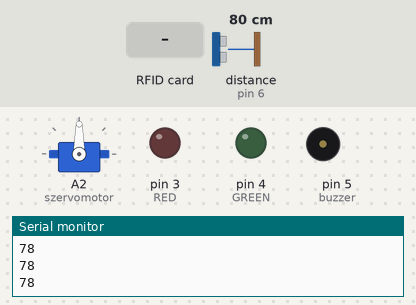
Recording of a sketch running on a simulated Arduino Uno, built with avr-gcc and run on an emulated ATmega328P. Parts: servo, output pins drawn as LEDs (lit = HIGH), buzzer (waves = sounding), the last lines printed to the serial monitor. Wiring (inferred from the names in the program): ultrasonic range finder: trigger pin 7; echo pin 6. The test bench sets the inputs (shaded band); at power-on: distance to the obstacle (sensor on pin 6) 80 cm. The echo pulse lasts 58.3 µs per cm; pins used as bus, display or sensor lines are not drawn.

Above: at 1.2 s.
1.3 s: distance to the obstacle (sensor on pin 6) set to 12 cm
2.8 s: distance to the obstacle (sensor on pin 6) set to 9 cm
At 3.6 s:
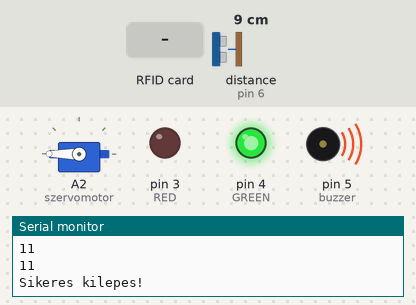
5.9 s: RFID card C3 6F 02 A3 held to the reader
At 9.6 s:
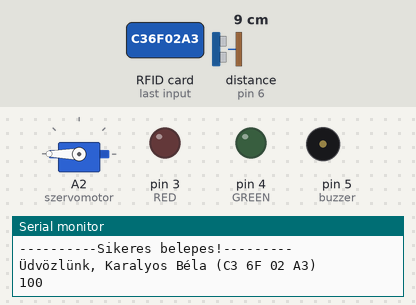
Timing chart, 0 to 15.0 s (numbered marks = the images above; inputs shaded):
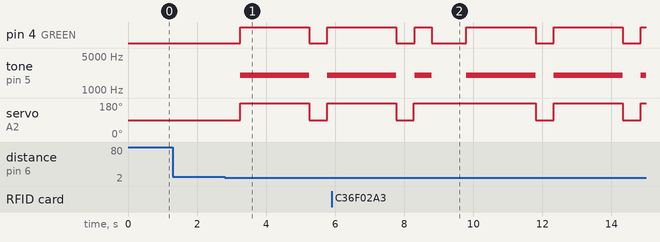

The sketch:

RFID_lock_code.ino
```cpp
#include <SPI.h>
#include <MFRC522.h>
#include <Servo.h>
MFRC522 RFIDMODUL(10, 9);
Servo szervomotor;
const int trigPin = 7, echoPin = 6;
const int RED = 3, GREEN = 4, buzzer = 5;
int pozicio = 0, id = 0, distance;
boolean nyitvaerzekelo = false, nyitva = false;
boolean ujkartya = false, x = false, error = false;
String hexakod = "";
long duration;

char kartyak[3][100] =
{ "C3 6F 02 A3",
  "D0 15 E3 B9",
};

char nevek[3][100] =
{ "Karalyos Béla",
  "Other user",
};

char benn[4] = "000";

void setup() {
  Serial.begin(9600);
  SPI.begin();
  RFIDMODUL.PCD_Init();
  szervomotor.attach(A2);
  pinMode(buzzer, OUTPUT);
  pinMode(GREEN, OUTPUT);
  pinMode(RED, OUTPUT);
  pinMode(trigPin, OUTPUT);
  pinMode(echoPin, INPUT);
}

void loop() {


  if (RFIDMODUL.PICC_IsNewCardPresent())
  {ujkartya = true;}
  if (ujkartya)
  {RFIDMODUL.PICC_ReadCardSerial();}

  if (ujkartya) {
    for (byte i = 0; i < RFIDMODUL.uid.size; i++)
    {
      if (RFIDMODUL.uid.uidByte[i] > 0x10)
      {
        if (x) {
          hexakod.concat(' ');
        }
        x = true;
      }
      else
      {
        hexakod.concat(" 0");
      }
      hexakod.concat(String(RFIDMODUL.uid.uidByte[i], HEX));
    }
  }

  hexakod.toUpperCase();
  for (int j = 0; j < 2; j++)
  {
    if (hexakod == kartyak[j])
    {
      pozicio = j;
      if (benn[pozicio] == '0')
      {
        benn[pozicio] = '1';
      }
      else
      {
        benn[pozicio] = '0';
      }
      nyitva = true;
    }
  }

  if (ujkartya)
    if (!nyitva)
      error = true;

  digitalWrite(trigPin, LOW);
  delayMicroseconds(2);
  digitalWrite(trigPin, HIGH);
  delayMicroseconds(10);
  digitalWrite(trigPin, LOW);
  duration = pulseIn(echoPin, HIGH);
  distance = duration * 0.034 / 2;
  if (distance < 10)
  {
    nyitvaerzekelo = true;
  }

  if (nyitva)
  {

    Serial.println("----------Sikeres belepes!---------");
    if (benn[pozicio] == '1')
    {
      Serial.print("Üdvözlünk, ");
      benn[pozicio] = '1';
    }
    else
    {
      Serial.print("Viszlát, ");
      benn[pozicio] = '0';
    }
    szervomotor.write(180);
    Serial.print(nevek[pozicio]);
    Serial.print(" (");
    Serial.print(kartyak[pozicio]);
    Serial.println(")");
    Serial.println(benn);

    digitalWrite(GREEN, HIGH);
    tone(buzzer, 2000);
    delay(500);
    digitalWrite(GREEN, LOW);
    noTone(buzzer);
    delay(1000);
    szervomotor.write(90);
    nyitva = false;
  }

  if (nyitvaerzekelo)
  {
    Serial.println("Sikeres kilepes!");
    szervomotor.write(180);
    digitalWrite(GREEN, HIGH);
    tone(buzzer, 2000);
    delay(2000);
    digitalWrite(GREEN, LOW);
    noTone(buzzer);
    szervomotor.write(90);
    nyitvaerzekelo = false;
  }

  if (error)
  {
    Serial.println("Sikertelen belepes!");
    digitalWrite(RED, HIGH);
    tone(buzzer, 2000);
    delay(250);
    digitalWrite(RED, LOW);
    noTone(buzzer);
    delay(250);
    digitalWrite(RED, HIGH);
    tone(buzzer, 1000);
    delay(250);
    digitalWrite(RED, LOW);
    noTone(buzzer);
    error = false;
  }

  hexakod = ""; ujkartya = false; x = false;
  Serial.println(distance);

  delay(500);
}
```

Measured:
- the behaviour switches between 11 and 10 cm on distance to the obstacle (sensor on pin 6) (found by bisection; images 0 and 1)
- after the input at 2.8 s, pin 4 (GREEN): LOW → HIGH after 0.45 s, → LOW 2.0 s later, → HIGH 0.53 s later; tone on pin 5 (buzzer): silent → 2000 Hz after 0.45 s, → silent 2.0 s later, → 2000 Hz 0.53 s later; servo on A2 (szervomotor): 90° → 180° after 0.45 s, → 90° 2.0 s later, → 180° 0.53 s later
